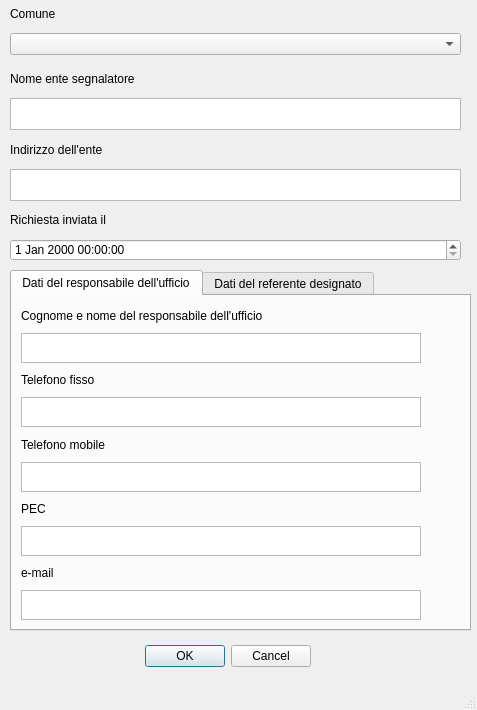
<?xml version="1.0" encoding="UTF-8"?>
<ui version="4.0">
 <class>MainWindow</class>
 <widget class="QMainWindow" name="MainWindow">
  <property name="geometry">
   <rect>
    <x>0</x>
    <y>0</y>
    <width>477</width>
    <height>710</height>
   </rect>
  </property>
  <property name="windowTitle">
   <string>MainWindow</string>
  </property>
  <property name="styleSheet">
   <string notr="true">alternate-background-color: rgb(143, 240, 164);
</string>
  </property>
  <widget class="QWidget" name="centralwidget">
   <property name="minimumSize">
    <size>
     <width>451</width>
     <height>0</height>
    </size>
   </property>
   <widget class="QWidget" name="verticalLayoutWidget">
    <property name="geometry">
     <rect>
      <x>10</x>
      <y>0</y>
      <width>451</width>
      <height>261</height>
     </rect>
    </property>
    <layout class="QVBoxLayout" name="Informazionigenerali">
     <item>
      <widget class="QLabel" name="Comune_label">
       <property name="text">
        <string>Comune</string>
       </property>
      </widget>
     </item>
     <item>
      <widget class="QComboBox" name="comune_interessato"/>
     </item>
     <item>
      <spacer name="horizontalSpacer">
       <property name="orientation">
        <enum>Qt::Horizontal</enum>
       </property>
       <property name="sizeHint" stdset="0">
        <size>
         <width>70</width>
         <height>5</height>
        </size>
       </property>
      </spacer>
     </item>
     <item>
      <widget class="QLabel" name="nome_ente_segnalatore_label">
       <property name="text">
        <string>Nome ente segnalatore</string>
       </property>
      </widget>
     </item>
     <item>
      <widget class="QTextEdit" name="nome_ente_segnalatore">
       <property name="maximumSize">
        <size>
         <width>16777215</width>
         <height>32</height>
        </size>
       </property>
      </widget>
     </item>
     <item>
      <widget class="QLabel" name="indirizzo_ufficio_resp_label">
       <property name="text">
        <string>Indirizzo dell'ente</string>
       </property>
      </widget>
     </item>
     <item>
      <widget class="QTextEdit" name="indirizzo_ufficio_resp">
       <property name="maximumSize">
        <size>
         <width>16777215</width>
         <height>32</height>
        </size>
       </property>
      </widget>
     </item>
     <item>
      <widget class="QLabel" name="Richiestainviatail_etichetta">
       <property name="text">
        <string>Richiesta inviata il</string>
       </property>
      </widget>
     </item>
     <item>
      <widget class="QDateTimeEdit" name="data_prima_richiesta"/>
     </item>
    </layout>
   </widget>
   <widget class="QTabWidget" name="dati_personali">
    <property name="geometry">
     <rect>
      <x>10</x>
      <y>270</y>
      <width>461</width>
      <height>361</height>
     </rect>
    </property>
    <property name="currentIndex">
     <number>0</number>
    </property>
    <widget class="QWidget" name="Datidelresponsabile">
     <attribute name="title">
      <string>Dati del responsabile dell'ufficio</string>
     </attribute>
     <layout class="QVBoxLayout" name="verticalLayout">
      <item>
       <widget class="QLabel" name="responsabile_uff_label">
        <property name="maximumSize">
         <size>
          <width>16777215</width>
          <height>30</height>
         </size>
        </property>
        <property name="text">
         <string>Cognome e nome del responsabile dell'ufficio</string>
        </property>
       </widget>
      </item>
      <item>
       <widget class="QTextEdit" name="responsabile_uff">
        <property name="maximumSize">
         <size>
          <width>400</width>
          <height>30</height>
         </size>
        </property>
       </widget>
      </item>
      <item>
       <widget class="QLabel" name="tel_fisso_resp_uff_label">
        <property name="maximumSize">
         <size>
          <width>16777215</width>
          <height>30</height>
         </size>
        </property>
        <property name="text">
         <string>Telefono fisso</string>
        </property>
       </widget>
      </item>
      <item>
       <widget class="QTextEdit" name="tel_fisso_resp_uff">
        <property name="maximumSize">
         <size>
          <width>400</width>
          <height>30</height>
         </size>
        </property>
       </widget>
      </item>
      <item>
       <widget class="QLabel" name="tel_mobile_resp_uff_label">
        <property name="maximumSize">
         <size>
          <width>16777215</width>
          <height>30</height>
         </size>
        </property>
        <property name="text">
         <string>Telefono mobile</string>
        </property>
       </widget>
      </item>
      <item>
       <widget class="QTextEdit" name="tel_mobile_resp_uff">
        <property name="maximumSize">
         <size>
          <width>400</width>
          <height>30</height>
         </size>
        </property>
       </widget>
      </item>
      <item>
       <widget class="QLabel" name="PEC_resp_label">
        <property name="maximumSize">
         <size>
          <width>16777215</width>
          <height>30</height>
         </size>
        </property>
        <property name="text">
         <string>PEC</string>
        </property>
       </widget>
      </item>
      <item>
       <widget class="QTextEdit" name="PEC_resp">
        <property name="maximumSize">
         <size>
          <width>400</width>
          <height>30</height>
         </size>
        </property>
       </widget>
      </item>
      <item>
       <widget class="QLabel" name="mail_resp_label">
        <property name="maximumSize">
         <size>
          <width>16777215</width>
          <height>30</height>
         </size>
        </property>
        <property name="text">
         <string>e-mail</string>
        </property>
       </widget>
      </item>
      <item>
       <widget class="QTextEdit" name="mail_resp">
        <property name="maximumSize">
         <size>
          <width>400</width>
          <height>30</height>
         </size>
        </property>
       </widget>
      </item>
     </layout>
    </widget>
    <widget class="QWidget" name="Datidelreferentedesignato">
     <attribute name="title">
      <string>Dati del referente designato</string>
     </attribute>
     <layout class="QVBoxLayout" name="verticalLayout_2">
      <item>
       <widget class="QLabel" name="referente_label">
        <property name="maximumSize">
         <size>
          <width>16777215</width>
          <height>30</height>
         </size>
        </property>
        <property name="text">
         <string>Cognome e nome del referente designato</string>
        </property>
       </widget>
      </item>
      <item>
       <widget class="QTextEdit" name="referente">
        <property name="maximumSize">
         <size>
          <width>400</width>
          <height>30</height>
         </size>
        </property>
       </widget>
      </item>
      <item>
       <widget class="QLabel" name="tel_fisso_referente_1_label">
        <property name="maximumSize">
         <size>
          <width>16777215</width>
          <height>30</height>
         </size>
        </property>
        <property name="text">
         <string>Telefono fisso</string>
        </property>
       </widget>
      </item>
      <item>
       <widget class="QTextEdit" name="tel_fisso_referente_1">
        <property name="maximumSize">
         <size>
          <width>400</width>
          <height>30</height>
         </size>
        </property>
       </widget>
      </item>
      <item>
       <widget class="QLabel" name="tel_mobile_referente_1_label">
        <property name="maximumSize">
         <size>
          <width>16777215</width>
          <height>30</height>
         </size>
        </property>
        <property name="text">
         <string>Telefono mobile</string>
        </property>
       </widget>
      </item>
      <item>
       <widget class="QTextEdit" name="tel_mobile_referente_1">
        <property name="maximumSize">
         <size>
          <width>400</width>
          <height>30</height>
         </size>
        </property>
       </widget>
      </item>
      <item>
       <widget class="QLabel" name="PEC_referente_1_label">
        <property name="maximumSize">
         <size>
          <width>16777215</width>
          <height>30</height>
         </size>
        </property>
        <property name="text">
         <string>PEC</string>
        </property>
       </widget>
      </item>
      <item>
       <widget class="QTextEdit" name="PEC_referente_1">
        <property name="maximumSize">
         <size>
          <width>400</width>
          <height>30</height>
         </size>
        </property>
       </widget>
      </item>
      <item>
       <widget class="QLabel" name="mail_referente_1_label">
        <property name="maximumSize">
         <size>
          <width>16777215</width>
          <height>30</height>
         </size>
        </property>
        <property name="text">
         <string>e-mail</string>
        </property>
       </widget>
      </item>
      <item>
       <widget class="QTextEdit" name="mail_referente_1">
        <property name="maximumSize">
         <size>
          <width>400</width>
          <height>30</height>
         </size>
        </property>
       </widget>
      </item>
     </layout>
    </widget>
   </widget>
   <widget class="QDialogButtonBox" name="buttonBox">
    <property name="geometry">
     <rect>
      <x>120</x>
      <y>640</y>
      <width>191</width>
      <height>32</height>
     </rect>
    </property>
    <property name="minimumSize">
     <size>
      <width>191</width>
      <height>32</height>
     </size>
    </property>
    <property name="orientation">
     <enum>Qt::Horizontal</enum>
    </property>
    <property name="standardButtons">
     <set>QDialogButtonBox::Cancel|QDialogButtonBox::Ok</set>
    </property>
   </widget>
  </widget>
  <widget class="QStatusBar" name="statusbar"/>
 </widget>
 <resources/>
 <connections/>
</ui>
